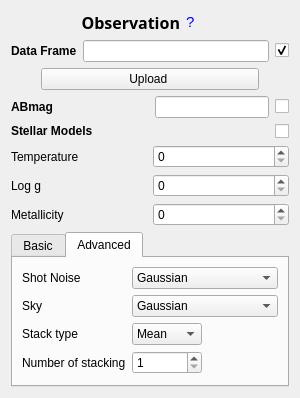
          <widget class="QWidget" name="">
           <property name="geometry">
            <rect>
             <x>0</x>
             <y>310</y>
             <width>300</width>
             <height>360</height>
            </rect>
           </property>
           <layout class="QVBoxLayout" name="verticalLayout">
            <item>
             <layout class="QGridLayout" name="gridLayout_11">
              <property name="leftMargin">
               <number>65</number>
              </property>
              <property name="verticalSpacing">
               <number>0</number>
              </property>
              <item row="0" column="0">
               <widget class="QLabel" name="label">
                <property name="font">
                 <font>
                  <family>Bell MT</family>
                  <pointsize>12</pointsize>
                  <weight>75</weight>
                  <bold>true</bold>
                 </font>
                </property>
                <property name="mouseTracking">
                 <bool>true</bool>
                </property>
                <property name="toolTip">
                 <string/>
                </property>
                <property name="text">
                 <string>&lt;html&gt;&lt;head/&gt;&lt;body&gt;&lt;p align=&quot;right&quot;&gt;Observation&lt;/p&gt;&lt;/body&gt;&lt;/html&gt;</string>
                </property>
               </widget>
              </item>
              <item row="0" column="1">
               <widget class="QLabel" name="T_help_2">
                <property name="palette">
                 <palette>
                  <active>
                   <colorrole role="WindowText">
                    <brush brushstyle="SolidPattern">
                     <color alpha="255">
                      <red>0</red>
                      <green>0</green>
                      <blue>255</blue>
                     </color>
                    </brush>
                   </colorrole>
                  </active>
                  <inactive>
                   <colorrole role="WindowText">
                    <brush brushstyle="SolidPattern">
                     <color alpha="255">
                      <red>0</red>
                      <green>0</green>
                      <blue>255</blue>
                     </color>
                    </brush>
                   </colorrole>
                  </inactive>
                  <disabled>
                   <colorrole role="WindowText">
                    <brush brushstyle="SolidPattern">
                     <color alpha="255">
                      <red>120</red>
                      <green>120</green>
                      <blue>120</blue>
                     </color>
                    </brush>
                   </colorrole>
                  </disabled>
                 </palette>
                </property>
                <property name="font">
                 <font>
                  <pointsize>11</pointsize>
                  <weight>50</weight>
                  <bold>false</bold>
                 </font>
                </property>
                <property name="mouseTracking">
                 <bool>true</bool>
                </property>
                <property name="tabletTracking">
                 <bool>true</bool>
                </property>
                <property name="focusPolicy">
                 <enum>Qt::WheelFocus</enum>
                </property>
                <property name="toolTip">
                 <string>&lt;html&gt;&lt;head/&gt;&lt;body&gt;&lt;p&gt;Source input can be given as &lt;br/&gt;Dataframe with ra, dec and mag&lt;br/&gt;Or&lt;br/&gt;Spectra with wavelength in Angstrom and flux in ergs/s/cm2/A&lt;br/&gt;Or&lt;br/&gt;AB magnitude of star&lt;br/&gt;Or&lt;br/&gt;Temperature, Log g and Metallicity of star&lt;br/&gt;&lt;/p&gt;&lt;/body&gt;&lt;/html&gt;</string>
                </property>
                <property name="styleSheet">
                 <string notr="true">set color = rgb(255, 255, 170)</string>
                </property>
                <property name="text">
                 <string>&lt;html&gt;&lt;head/&gt;&lt;body&gt;&lt;p&gt;?&lt;/p&gt;&lt;/body&gt;&lt;/html&gt;</string>
                </property>
               </widget>
              </item>
             </layout>
            </item>
            <item>
             <layout class="QHBoxLayout" name="horizontalLayout_18">
              <item>
               <widget class="QLabel" name="label_5">
                <property name="text">
                 <string>&lt;html&gt;&lt;head/&gt;&lt;body&gt;&lt;p&gt;&lt;span style=&quot; font-weight:600;&quot;&gt;Data Frame&lt;/span&gt;&lt;/p&gt;&lt;/body&gt;&lt;/html&gt;</string>
                </property>
               </widget>
              </item>
              <item>
               <widget class="QLineEdit" name="source">
                <property name="toolTip">
                 <string>&lt;html&gt;&lt;head/&gt;&lt;body&gt;&lt;p&gt;CSV for dataframe.&lt;br/&gt;CSV file format&lt;br/&gt;ra : degrees&lt;br/&gt;dec: degrees&lt;br/&gt;mag : ABmag&lt;br/&gt;&lt;br/&gt;DAT for spectra.&lt;br/&gt;DAT file format&lt;br/&gt;0 : Wavelength in Angstrom&lt;br/&gt;1 : Response function&lt;/p&gt;&lt;/body&gt;&lt;/html&gt;</string>
                </property>
               </widget>
              </item>
              <item>
               <widget class="QCheckBox" name="check_df">
                <property name="toolTip">
                 <string>&lt;html&gt;&lt;head/&gt;&lt;body&gt;&lt;p&gt;Click to choose Input as Dataframe or Spectra&lt;/p&gt;&lt;/body&gt;&lt;/html&gt;</string>
                </property>
                <property name="text">
                 <string/>
                </property>
                <property name="checked">
                 <bool>true</bool>
                </property>
                <property name="autoExclusive">
                 <bool>true</bool>
                </property>
                <property name="tristate">
                 <bool>false</bool>
                </property>
               </widget>
              </item>
             </layout>
            </item>
            <item>
             <layout class="QHBoxLayout" name="horizontalLayout_19">
              <property name="spacing">
               <number>0</number>
              </property>
              <property name="leftMargin">
               <number>30</number>
              </property>
              <property name="rightMargin">
               <number>30</number>
              </property>
              <item>
               <widget class="QPushButton" name="upload">
                <property name="toolTip">
                 <string>&lt;html&gt;&lt;head/&gt;&lt;body&gt;&lt;p&gt;Click to upload&lt;/p&gt;&lt;/body&gt;&lt;/html&gt;</string>
                </property>
                <property name="text">
                 <string>Upload </string>
                </property>
               </widget>
              </item>
             </layout>
            </item>
            <item>
             <layout class="QGridLayout" name="gridLayout_8">
              <property name="horizontalSpacing">
               <number>6</number>
              </property>
              <property name="verticalSpacing">
               <number>0</number>
              </property>
              <item row="0" column="0">
               <widget class="QLabel" name="label_4">
                <property name="minimumSize">
                 <size>
                  <width>138</width>
                  <height>0</height>
                 </size>
                </property>
                <property name="text">
                 <string>&lt;html&gt;&lt;head/&gt;&lt;body&gt;&lt;p&gt;&lt;span style=&quot; font-weight:600;&quot;&gt;ABmag&lt;/span&gt;&lt;/p&gt;&lt;/body&gt;&lt;/html&gt;</string>
                </property>
               </widget>
              </item>
              <item row="0" column="2">
               <widget class="QCheckBox" name="check_abmag">
                <property name="toolTip">
                 <string>&lt;html&gt;&lt;head/&gt;&lt;body&gt;&lt;p&gt;Click to choose Input as AB magnitude&lt;/p&gt;&lt;/body&gt;&lt;/html&gt;</string>
                </property>
                <property name="text">
                 <string/>
                </property>
                <property name="autoExclusive">
                 <bool>true</bool>
                </property>
                <property name="tristate">
                 <bool>false</bool>
                </property>
               </widget>
              </item>
              <item row="0" column="1">
               <widget class="QLineEdit" name="abmag">
                <property name="toolTip">
                 <string>&lt;html&gt;&lt;head/&gt;&lt;body&gt;&lt;p&gt;Enter magnitude of star in AB mag&lt;/p&gt;&lt;/body&gt;&lt;/html&gt;</string>
                </property>
               </widget>
              </item>
             </layout>
            </item>
            <item>
             <layout class="QHBoxLayout" name="horizontalLayout_25">
              <item>
               <widget class="QLabel" name="label_38">
                <property name="text">
                 <string>&lt;html&gt;&lt;head/&gt;&lt;body&gt;&lt;p&gt;&lt;span style=&quot; font-weight:600;&quot;&gt;Stellar Models&lt;/span&gt;&lt;/p&gt;&lt;/body&gt;&lt;/html&gt;</string>
                </property>
               </widget>
              </item>
              <item>
               <widget class="QCheckBox" name="check_st_model">
                <property name="toolTip">
                 <string>&lt;html&gt;&lt;head/&gt;&lt;body&gt;&lt;p&gt;Click to choose stellar paramters as input&lt;/p&gt;&lt;/body&gt;&lt;/html&gt;</string>
                </property>
                <property name="layoutDirection">
                 <enum>Qt::RightToLeft</enum>
                </property>
                <property name="text">
                 <string/>
                </property>
                <property name="autoExclusive">
                 <bool>true</bool>
                </property>
                <property name="tristate">
                 <bool>false</bool>
                </property>
               </widget>
              </item>
             </layout>
            </item>
            <item>
             <layout class="QGridLayout" name="gridLayout_10">
              <item row="1" column="0">
               <widget class="QLabel" name="label_7">
                <property name="text">
                 <string>Log g</string>
                </property>
               </widget>
              </item>
              <item row="2" column="1">
               <widget class="QSpinBox" name="spinBox_3"/>
              </item>
              <item row="1" column="1">
               <widget class="QSpinBox" name="spinBox_2">
                <property name="layoutDirection">
                 <enum>Qt::LeftToRight</enum>
                </property>
                <property name="wrapping">
                 <bool>false</bool>
                </property>
               </widget>
              </item>
              <item row="0" column="1">
               <widget class="QSpinBox" name="spinBox">
                <property name="maximum">
                 <number>50000</number>
                </property>
                <property name="singleStep">
                 <number>500</number>
                </property>
               </widget>
              </item>
              <item row="2" column="0">
               <widget class="QLabel" name="label_8">
                <property name="text">
                 <string>Metallicity</string>
                </property>
               </widget>
              </item>
              <item row="0" column="0">
               <widget class="QLabel" name="label_6">
                <property name="text">
                 <string>Temperature</string>
                </property>
               </widget>
              </item>
             </layout>
            </item>
            <item>
             <widget class="QTabWidget" name="tabWidget_2">
              <property name="currentIndex">
               <number>1</number>
              </property>
              <widget class="QWidget" name="tab_5">
               <attribute name="title">
                <string>Basic</string>
               </attribute>
               <layout class="QGridLayout" name="gridLayout_9">
                <item row="0" column="0">
                 <layout class="QHBoxLayout" name="horizontalLayout_2">
                  <item>
                   <widget class="QLabel" name="label_33">
                    <property name="text">
                     <string>Exposure Time</string>
                    </property>
                   </widget>
                  </item>
                  <item>
                   <widget class="QLineEdit" name="exp_time">
                    <property name="toolTip">
                     <string>&lt;html&gt;&lt;head/&gt;&lt;body&gt;&lt;p&gt;Metallicity F/H&lt;/p&gt;&lt;/body&gt;&lt;/html&gt;</string>
                    </property>
                    <property name="clearButtonEnabled">
                     <bool>false</bool>
                    </property>
                   </widget>
                  </item>
                 </layout>
                </item>
               </layout>
              </widget>
              <widget class="QWidget" name="tab_6">
               <attribute name="title">
                <string>Advanced</string>
               </attribute>
               <layout class="QGridLayout" name="gridLayout_3">
                <item row="1" column="1" colspan="2">
                 <widget class="QComboBox" name="sky_shot_noise_type">
                  <item>
                   <property name="text">
                    <string>Gaussian</string>
                   </property>
                  </item>
                  <item>
                   <property name="text">
                    <string>Poisson</string>
                   </property>
                  </item>
                 </widget>
                </item>
                <item row="1" column="0">
                 <widget class="QLabel" name="label_42">
                  <property name="text">
                   <string>Sky</string>
                  </property>
                 </widget>
                </item>
                <item row="4" column="1">
                 <widget class="QSpinBox" name="n_stack">
                  <property name="minimum">
                   <number>1</number>
                  </property>
                  <property name="maximum">
                   <number>10000</number>
                  </property>
                 </widget>
                </item>
                <item row="3" column="0">
                 <widget class="QLabel" name="label_37">
                  <property name="text">
                   <string>Stack type</string>
                  </property>
                 </widget>
                </item>
                <item row="4" column="0">
                 <widget class="QLabel" name="label_36">
                  <property name="text">
                   <string>Number of stacking</string>
                  </property>
                 </widget>
                </item>
                <item row="3" column="1">
                 <widget class="QComboBox" name="stack_type_2">
                  <item>
                   <property name="text">
                    <string>Mean</string>
                   </property>
                  </item>
                  <item>
                   <property name="text">
                    <string>Median</string>
                   </property>
                  </item>
                 </widget>
                </item>
                <item row="0" column="1" colspan="2">
                 <widget class="QComboBox" name="shot_noise_mode">
                  <item>
                   <property name="text">
                    <string>Gaussian</string>
                   </property>
                  </item>
                  <item>
                   <property name="text">
                    <string>Poisson</string>
                   </property>
                  </item>
                 </widget>
                </item>
                <item row="0" column="0">
                 <widget class="QLabel" name="label_31">
                  <property name="text">
                   <string>Shot Noise</string>
                  </property>
                 </widget>
                </item>
               </layout>
              </widget>
             </widget>
            </item>
           </layout>
          </widget>
